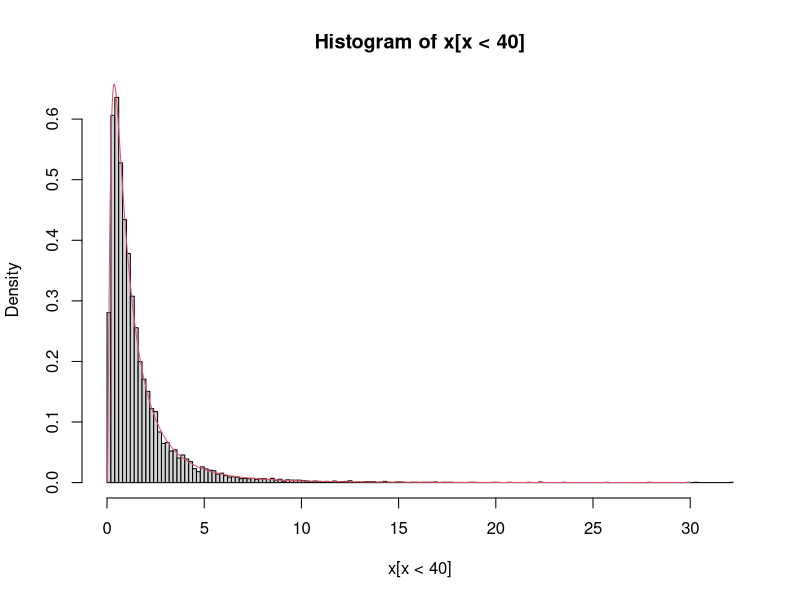
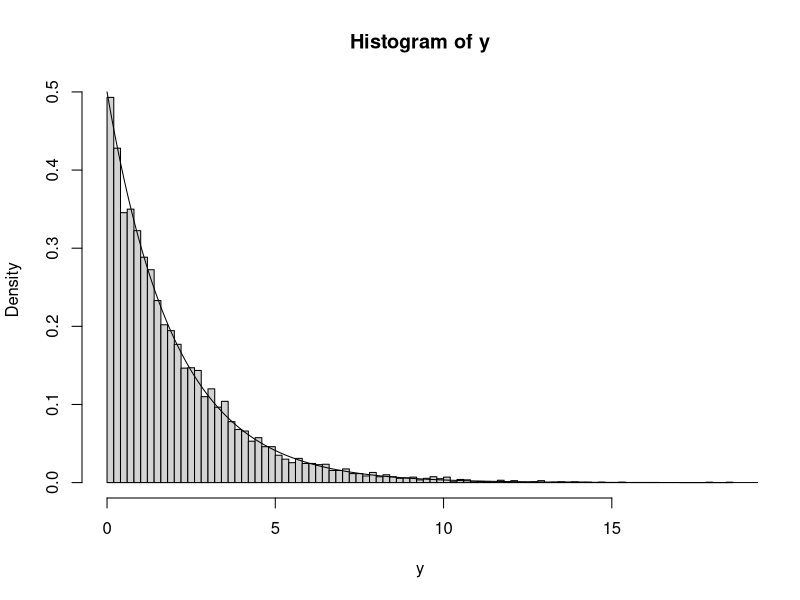

Write R code to recreate these figures, in order.
#############################
###### Excersise 21.4 #######
#############################
y<-rnorm(10000,mean=0,sd=1)
x=exp(y)
hist(x[x<40],breaks=200,freq=FALSE)
x1<-seq(0,30,by=0.01)
fx1<-(1/(x1*sqrt(2*pi)))*exp(-(log(x1))^2/2)
points(x1,fx1,type="l",col=2)


############################
##### Excersise 21.9 #######
############################

u<-runif(10000,0,1)
y=-2*(log(u))
hist(y,type="l",breaks=100,freq=FALSE)
y<-seq(0,20,by=0.01)
fy<-(-1/2)*exp(-y/2)
points(-1*fy~y,type="l")


x<-runif(1000,-1,1)
y<-ifelse(x>0,x,x*-1)








